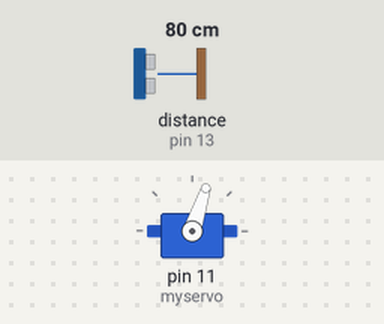
Recording of a sketch running on a simulated Arduino Uno, built with avr-gcc and run on an emulated ATmega328P. Parts: servo. Wiring (inferred from the names in the program): ultrasonic range finder: trigger pin 12; echo pin 13. The inputs (shaded band) are chosen by the test bench; at power-on: distance to the obstacle (sensor on pin 13) 80 cm. The echo pulse lasts 58.3 µs per cm; what the sketch prints to the serial monitor is not drawn.

Above: at 1.2 s.
1.3 s: distance to the obstacle (sensor on pin 13) set to 2 cm
At 2.3 s:
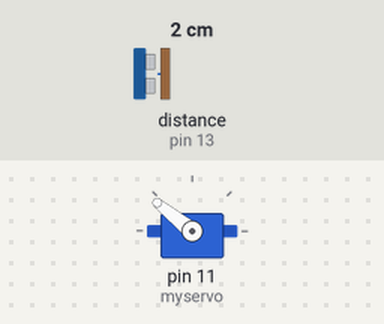
4.3 s: distance to the obstacle (sensor on pin 13) set to 250 cm
At 5.83 s:
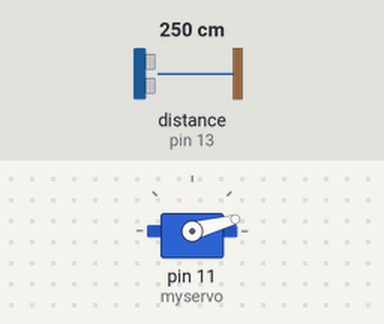
Timing chart, 0 to 13.3 s (numbered marks = the images above; inputs shaded):
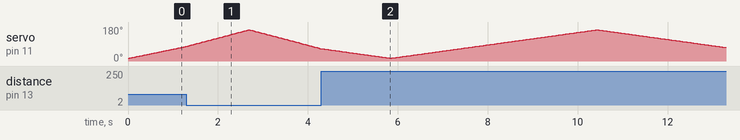

The sketch:

sensor_ide.ino
```cpp
#include<Servo.h>

#define trigPin 12
#define echoPin 13

long duration;
int distance ;

Servo myservo;

int calculateDistance()
{
  digitalWrite(trigPin,LOW);
  delayMicroseconds(2);
  digitalWrite(trigPin,HIGH);
  delayMicroseconds(10);
  digitalWrite(trigPin,LOW);
  duration = pulseIn(echoPin, HIGH);
  distance = duration*0.034/2;
  return distance;
}

void setup()
{
  pinMode(trigPin , OUTPUT);
  pinMode(echoPin, INPUT);
  myservo.attach(11);
  Serial.begin(9600);
}

void loop()
{
 int i ;

 for (i=15; i<=165; i++)
 {
  myservo.write(i);
  delay(15);
  calculateDistance();
  Serial.print(i);
  Serial.print(",");
  Serial.print(distance);
  Serial.print(".");
 }

 for(i=165; i>=15; i--)
 {
  myservo.write(i);
  delay(15);
  calculateDistance();
  Serial.print(i);
  Serial.print(",");
  Serial.println(distance);
  Serial.print(".");

 }


}
```
